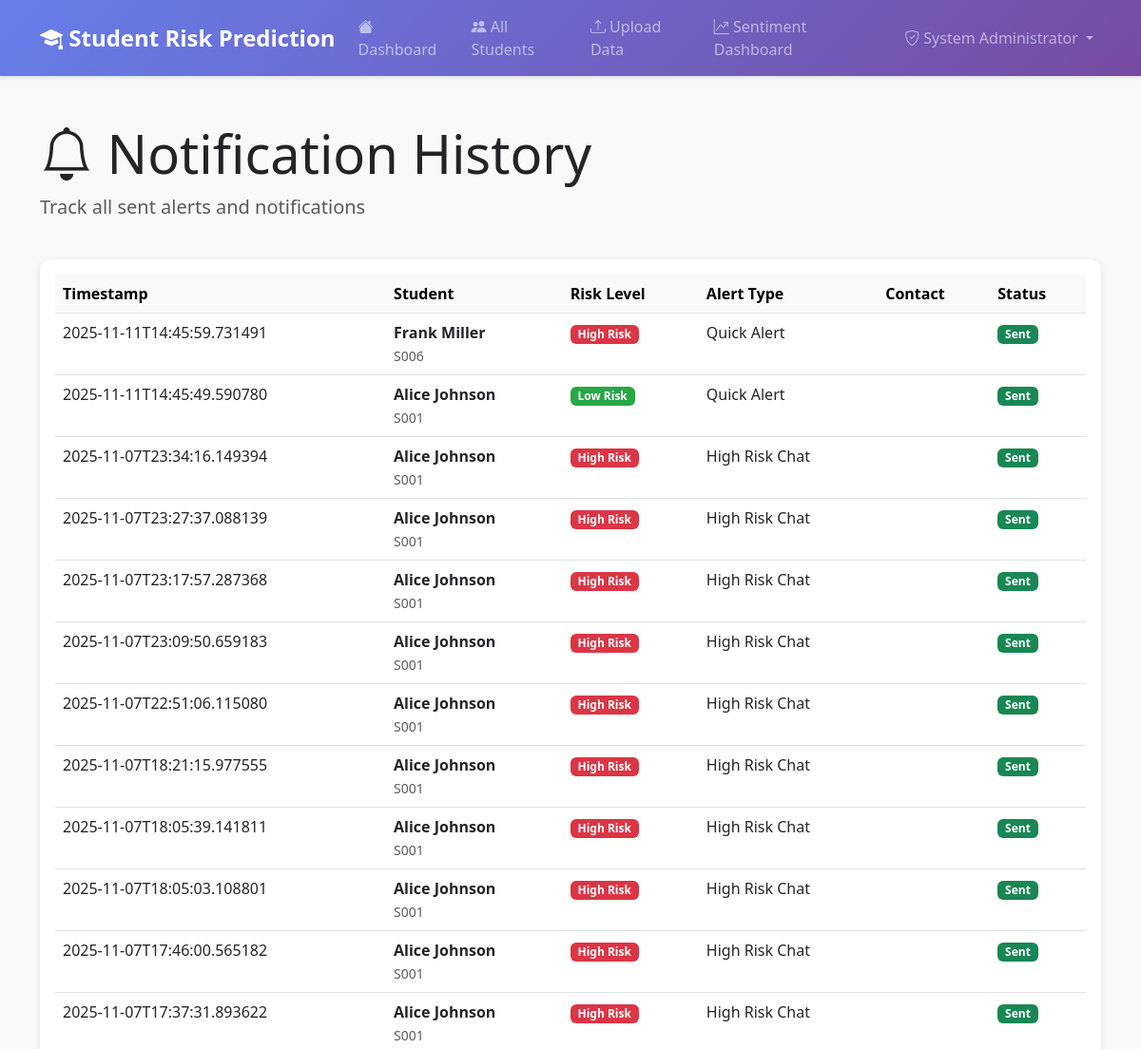
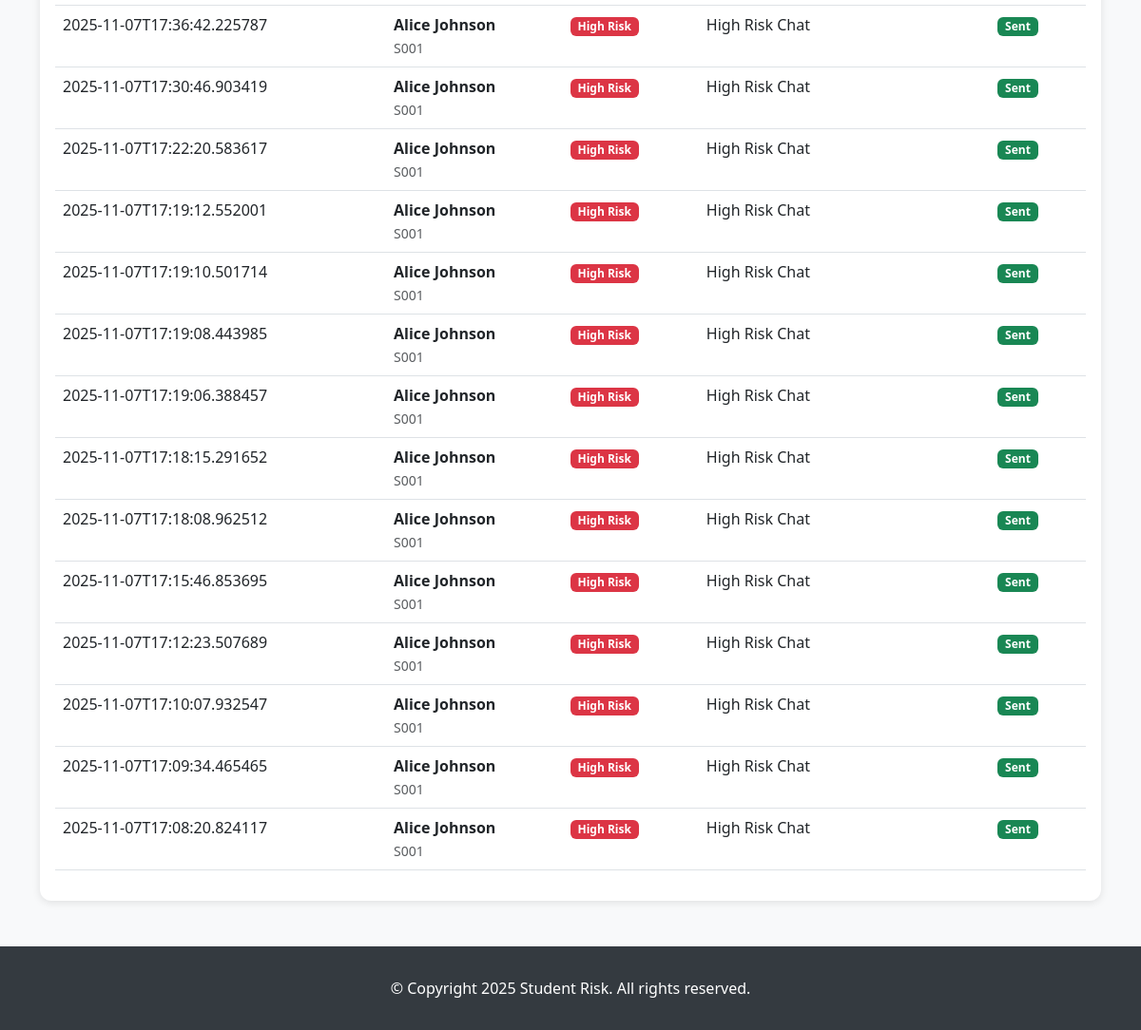
Page /notifications (signed in) on the committed database (2 pictures, top to bottom).
### models/database.py (models this page shows, shortened)
class User(UserMixin, db.Model):
    __tablename__ = 'users'
    id = db.Column(db.Integer, primary_key=True)
    username = db.Column(db.String(80), unique=True, nullable=False, index=True)
    email = db.Column(db.String(120), unique=True, nullable=False, index=True)
    password_hash = db.Column(db.String(255), nullable=False)
    role = db.Column(db.String(20), nullable=False, index=True)  # 'administrator', 'faculty', 'student'
    first_name = db.Column(db.String(50), nullable=False)
    last_name = db.Column(db.String(50), nullable=False)
    student_id = db.Column(db.String(50), unique=True, index=True)  # For students
    faculty_id = db.Column(db.String(50), unique=True, index=True)  # For faculty
    department = db.Column(db.String(100))  # For faculty and administrators
    is_active = db.Column(db.Boolean, default=True, index=True)
    created_at = db.Column(db.DateTime, default=datetime.utcnow)
    last_login = db.Column(db.DateTime)
    faculty_students = db.relationship('FacultyStudent', backref='faculty_user', lazy='dynamic')
    def get_full_name(self):
        return f"{self.first_name} {self.last_name}"
    def is_administrator(self):
        return self.role == 'administrator'

class SentimentAlert(db.Model):
    __tablename__ = 'sentiment_alerts'
    id = db.Column(db.Integer, primary_key=True)
    student_id = db.Column(db.String(50), nullable=False, index=True)
    alert_type = db.Column(db.String(50), nullable=False)  # high_risk, medium_risk, declining_trend
    source_type = db.Column(db.String(20), nullable=False)  # feedback, chat
    source_id = db.Column(db.Integer, nullable=False)  # ID of feedback or chat message
    risk_level = db.Column(db.String(20), nullable=False)
    alert_message = db.Column(db.Text)
    sentiment_score = db.Column(db.Float)
    created_at = db.Column(db.DateTime, default=datetime.utcnow)
    acknowledged_at = db.Column(db.DateTime)
    acknowledged_by = db.Column(db.String(100))  # counselor/staff ID
    resolved_at = db.Column(db.DateTime)
    status = db.Column(db.String(20), default='active', index=True)  # active, acknowledged, resolved
    counselor_contacted = db.Column(db.Boolean, default=False)
    parent_notified = db.Column(db.Boolean, default=False)
    follow_up_scheduled = db.Column(db.Boolean, default=False)

### app.py (the view)
@app.route('/notifications')
@faculty_or_admin_required
def notifications_dashboard():
    history = notification_service.get_notification_history()
    db_alerts = SentimentAlert.query.order_by(SentimentAlert.created_at.desc()).limit(200).all()
    student_ids = {a.student_id for a in db_alerts}
    users = User.query.filter(User.student_id.in_(student_ids)).all()
    name_by_id = {u.student_id: f"{u.first_name} {u.last_name}" for u in users}
    def map_risk(level):
        l = (level or '').lower()
        if l in ('high', 'critical'):
            return 'High Risk'
        if l == 'medium':
            return 'Medium Risk'
        return 'Low Risk'
    formatted_db_alerts = [
        {
            'timestamp': a.created_at.isoformat() if a.created_at else None,
            'student_id': a.student_id,
            'student_name': name_by_id.get(a.student_id, a.student_id),
            'risk_level': map_risk(a.risk_level),
            'alert_type': (a.alert_type or 'alert').replace('_', ' '),
            'parent_contact': {'email': '', 'phone': ''},
            'success': True,
        }
        for a in db_alerts
    ]
    notifications = formatted_db_alerts + (history or [])
    return render_template('notifications.html', notifications=notifications)

### app.py (called while the page is built)
@login_manager.user_loader
def load_user(user_id):
    return User.query.get(int(user_id))

### services/auth_service.py (called while the page is built)
def role_required(*allowed_roles):
    def decorator(f):
        @wraps(f)
        @login_required
        def decorated_function(*args, **kwargs):
            if not current_user.is_authenticated:
                flash('Please log in to access this page.', 'error')
                return redirect(url_for('login'))
            if not current_user.is_active:
                flash('Your account has been deactivated.', 'error')
                return redirect(url_for('login'))
            if current_user.role not in allowed_roles:
                flash('You do not have permission to access this page.', 'error')
                return redirect(url_for('dashboard'))
            return f(*args, **kwargs)
        return decorated_function
    return decorator

### services/notification_service.py (called while the page is built)
    def get_notification_history(self, student_id=None):
        if student_id:
            return [log for log in self.notification_log if log['student_id'] == student_id]
        return self.notification_log

### templates/notifications.html (shortened to what this page needs)
{% extends "base.html" %}
{% block content %}
<div class="row mb-4">
    <div class="col">
        <h1 class="display-4"><i class="bi bi-bell"></i> Notification History</h1>
        <p class="lead text-muted">Track all sent alerts and notifications</p>
    </div>
</div>
<div class="row">
    <div class="col-12">
        <div class="card">
            <div class="card-body">
                {% if notifications %}
                <div class="table-responsive">
                    <table class="table table-hover">
                        <thead class="table-light">
                            <tr>
                                <th>Timestamp</th>
                                <th>Student</th>
                                <th>Risk Level</th>
                                <th>Alert Type</th>
                                <th>Contact</th>
                                <th>Status</th>
                            </tr>
                        </thead>
                        <tbody>
                            {% for notification in notifications %}
                            <tr>
                                <td>{{ notification.timestamp }}</td>
                                <td>
                                    <strong>{{ notification.student_name }}</strong><br>
                                    <small class="text-muted">{{ notification.student_id }}</small>
                                </td>
                                <td>
                                    <span class="badge {% if notification.risk_level == 'High Risk' %}badge-high-risk{% elif notification.risk_level == 'Medium Risk' %}badge-medium-risk{% else %}badge-safe{% endif %}">
                                        {{ notification.risk_level }}
                                    </span>
                                </td>
                                <td>{{ notification.alert_type|title }}</td>
                                <td>{{ notification.parent_contact.email or notification.parent_contact.phone }}</td>
                                <td>
                                    {% if notification.success %}
                                    <span class="badge bg-success">Sent</span>
                                    {% else %}
                                    <span class="badge bg-danger">Failed</span>
                                    {% endif %}
                                </td>
                            </tr>
                            {% endfor %}
                        </tbody>
                    </table>
                </div>
                {% else %}
                <div class="alert alert-info text-center" role="alert">
                    <i class="bi bi-info-circle"></i> No notifications sent yet.
                </div>
                {% endif %}
            </div>
        </div>
    </div>
</div>
{% endblock %}

### templates/base.html (shortened to what this page needs)
<!DOCTYPE html>
<html lang="en">
<head>
    <link href="https://cdn.jsdelivr.net/npm/bootstrap@5.3.0/dist/css/bootstrap.min.css" rel="stylesheet">
    <link rel="stylesheet" href="https://cdn.jsdelivr.net/npm/bootstrap-icons@1.10.0/font/bootstrap-icons.css">
</head>
<body>
    <nav class="navbar navbar-expand-lg navbar-dark">
        <div class="container">
            <a class="navbar-brand" href="/">
                <i class="bi bi-mortarboard-fill"></i> Student Risk Prediction
            </a>
            <div class="collapse navbar-collapse" id="navbarNav">
                {% if current_user.is_authenticated %}
                <ul class="navbar-nav me-auto">
                    <li class="nav-item">
                        <a class="nav-link" href="/dashboard"><i class="bi bi-house-fill"></i> Dashboard</a>
                    </li>
                    {% if current_user.is_administrator() %}
                    <li class="nav-item">
                        <a class="nav-link" href="/students"><i class="bi bi-people-fill"></i> All Students</a>
                    </li>
                    <li class="nav-item">
                        <a class="nav-link" href="/upload"><i class="bi bi-upload"></i> Upload Data</a>
                    </li>
                    <li class="nav-item">
                        <a class="nav-link" href="/sentiment_dashboard"><i class="bi bi-graph-up-arrow"></i> Sentiment Dashboard</a>
                    </li>
                    {% elif current_user.is_student() %}
                    <li class="nav-item">
                        <a class="nav-link" href="/student_support"><i class="bi bi-chat-heart"></i> Support</a>
                    </li>
                    {% endif %}
                </ul>
                <ul class="navbar-nav ms-auto">
                    <li class="nav-item dropdown">
                        <a class="nav-link dropdown-toggle" href="#" id="navbarDropdown" role="button" data-bs-toggle="dropdown">
                            {% if current_user.is_administrator() %}
                                <i class="bi bi-shield-check"></i>
                            {% elif current_user.is_faculty() %}
                                <i class="bi bi-person-badge"></i>
                            {% else %}
                                <i class="bi bi-person-circle"></i>
                            {% endif %}
                            {{ current_user.get_full_name() }}
                        </a>
                    </li>
                </ul>
                {% endif %}
            </div>
        </div>
    </nav>
    <main class="container my-5">
        {% block content %}{% endblock %}
    </main>
    <footer class="text-center">
        <div class="container">
            <p class="mb-0">
                &copy; Copyright 2025 Student Risk. All rights reserved.
            </p>
        </div>
    </footer>
</body>
</html>

### templates/base.html (style rules this page uses)
:root { --risk-critical: #8b0000; --risk-high: #dc3545; --risk-medium: #ffc107; --risk-safe: #28a745; }
body { font-family: 'Segoe UI', Tahoma, Geneva, Verdana, sans-serif; background-color: #f8f9fa; min-height: 100vh; display: flex; flex-direction: column; }
.navbar { background: linear-gradient(135deg, #667eea 0%, #764ba2 100%); box-shadow: 0 2px 4px rgba(0,0,0,0.1); }
.navbar-brand { font-weight: bold; font-size: 1.5rem; }
.card { border: none; border-radius: 12px; box-shadow: 0 2px 8px rgba(0,0,0,0.1); transition: transform 0.2s; }
.badge-high-risk { background-color: var(--risk-high); }
.badge-safe { background-color: var(--risk-safe); }
main { flex: 1; }
footer { margin-top: auto; padding: 2rem 0; background-color: #343a40; color: white; }

### rows in the picture
User: get_full_name "System Administrator"
SentimentAlert: timestamp "2025-11-11T14:45:59.731491", student_name "Frank Miller", student_id "S006", risk_level "High Risk", alert_type "Quick Alert"
SentimentAlert: timestamp "2025-11-11T14:45:49.590780", student_name "Alice Johnson", student_id "S001", risk_level "Low Risk", alert_type "Quick Alert"
SentimentAlert: timestamp "2025-11-07T23:34:16.149394", student_name "Alice Johnson", student_id "S001", risk_level "High Risk", alert_type "High Risk Chat"
SentimentAlert: timestamp "2025-11-07T23:27:37.088139", student_name "Alice Johnson", student_id "S001", risk_level "High Risk", alert_type "High Risk Chat"
SentimentAlert: timestamp "2025-11-07T23:17:57.287368", student_name "Alice Johnson", student_id "S001", risk_level "High Risk", alert_type "High Risk Chat"
SentimentAlert: timestamp "2025-11-07T23:09:50.659183", student_name "Alice Johnson", student_id "S001", risk_level "High Risk", alert_type "High Risk Chat"
SentimentAlert: timestamp "2025-11-07T22:51:06.115080", student_name "Alice Johnson", student_id "S001", risk_level "High Risk", alert_type "High Risk Chat"
SentimentAlert: timestamp "2025-11-07T18:21:15.977555", student_name "Alice Johnson", student_id "S001", risk_level "High Risk", alert_type "High Risk Chat"
SentimentAlert: timestamp "2025-11-07T18:05:39.141811", student_name "Alice Johnson", student_id "S001", risk_level "High Risk", alert_type "High Risk Chat"
SentimentAlert: timestamp "2025-11-07T18:05:03.108801", student_name "Alice Johnson", student_id "S001", risk_level "High Risk", alert_type "High Risk Chat"
SentimentAlert: timestamp "2025-11-07T17:46:00.565182", student_name "Alice Johnson", student_id "S001", risk_level "High Risk", alert_type "High Risk Chat"
SentimentAlert: timestamp "2025-11-07T17:37:31.893622", student_name "Alice Johnson", student_id "S001", risk_level "High Risk", alert_type "High Risk Chat"
SentimentAlert: timestamp "2025-11-07T17:36:42.225787", student_name "Alice Johnson", student_id "S001", risk_level "High Risk", alert_type "High Risk Chat"
SentimentAlert: timestamp "2025-11-07T17:30:46.903419", student_name "Alice Johnson", student_id "S001", risk_level "High Risk", alert_type "High Risk Chat"
SentimentAlert: timestamp "2025-11-07T17:22:20.583617", student_name "Alice Johnson", student_id "S001", risk_level "High Risk", alert_type "High Risk Chat"
SentimentAlert: timestamp "2025-11-07T17:19:12.552001", student_name "Alice Johnson", student_id "S001", risk_level "High Risk", alert_type "High Risk Chat"
SentimentAlert: timestamp "2025-11-07T17:19:10.501714", student_name "Alice Johnson", student_id "S001", risk_level "High Risk", alert_type "High Risk Chat"
SentimentAlert: timestamp "2025-11-07T17:19:08.443985", student_name "Alice Johnson", student_id "S001", risk_level "High Risk", alert_type "High Risk Chat"
SentimentAlert: timestamp "2025-11-07T17:19:06.388457", student_name "Alice Johnson", student_id "S001", risk_level "High Risk", alert_type "High Risk Chat"
SentimentAlert: timestamp "2025-11-07T17:18:15.291652", student_name "Alice Johnson", student_id "S001", risk_level "High Risk", alert_type "High Risk Chat"
SentimentAlert: timestamp "2025-11-07T17:18:08.962512", student_name "Alice Johnson", student_id "S001", risk_level "High Risk", alert_type "High Risk Chat"
SentimentAlert: timestamp "2025-11-07T17:15:46.853695", student_name "Alice Johnson", student_id "S001", risk_level "High Risk", alert_type "High Risk Chat"
SentimentAlert: timestamp "2025-11-07T17:12:23.507689", student_name "Alice Johnson", student_id "S001", risk_level "High Risk", alert_type "High Risk Chat"
SentimentAlert: timestamp "2025-11-07T17:10:07.932547", student_name "Alice Johnson", student_id "S001", risk_level "High Risk", alert_type "High Risk Chat"
SentimentAlert: timestamp "2025-11-07T17:09:34.465465", student_name "Alice Johnson", student_id "S001", risk_level "High Risk", alert_type "High Risk Chat"
SentimentAlert: timestamp "2025-11-07T17:08:20.824117", student_name "Alice Johnson", student_id "S001", risk_level "High Risk", alert_type "High Risk Chat"
